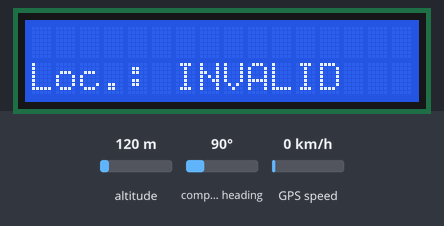
The sketch below on a simulated Arduino Mega 2560, built with avr-gcc and run on an emulated ATmega2560. On the bench: 16×2 character LCD. Inputs (shaded band) come from the test bench; at power-on: altitude 120 m, compass heading 90°, GPS speed 0 km/h. The GPS gets a fix after 3 s at 37.7749, -122.4194 with 8 satellites; what the sketch prints to the serial monitor is not drawn.

Above: at 1.2 s.
At 3.2 s:
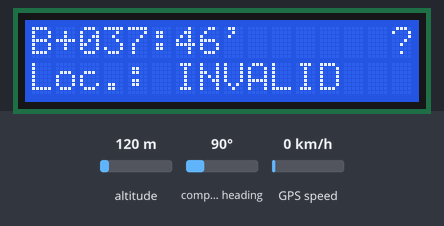

The sketch:

GPS-004.ino
```cpp
/*
   This sample sketch demonstrates the normal use of a TinyGPS++ (TinyGPSPlus) object.
   It requires the use of SoftwareSerial, and assumes that you have a
   9600-baud serial GPS device hooked up on pins 4(rx) and 3(tx).
   Alternatively: Serial1 (RX1+TX1, pin 18+19 on Mega/Due)
*/

#include <TinyGPS++.h>
#include <LiquidCrystal.h>

// initialize the library with the numbers of the interface pins
LiquidCrystal lcd(22, 23, 24, 25, 26, 27);

static const uint32_t GPSBaud = 9600;

// The TinyGPS++ object
TinyGPSPlus gps;


//=====================================================================================
double frac(double value) {
   return (value - (double)trunc(value) );
}
//=====================================================================================

#define d2r (M_PI / 180.0)

//calculate haversine distance for linear distance
double dist( double lat1, double lat2, double long1, double long2 )
{
    double dlong = (long2 - long1) * d2r;
    double dlat = (lat2 - lat1) * d2r;
    double a = pow(sin(dlat/2.0), 2) + cos(lat1*d2r) * cos(lat2*d2r) * pow(sin(dlong/2.0), 2);
    double c = 2 * atan2(sqrt(a), sqrt(1-a));
    double d = 6371 * c;

    return d;
}

//=====================================================================================

void GPSdisplayInfo()
{
  char sbuf[128];
  static   double   fLatt=0, fLong=0, fmin, fdecsec,
                    fLattold=0, fLongold=0, fLattmean, fLongmean, fdist=0, ETA=0.7;
  uint16_t decdeg, decmin,
           dday, dmonth, dyear,
           dhour, dmin, dsec, dcsec, nsat;

  if (gps.location.isValid())
  {
    fLattold = fLatt ;
    fLongold = fLong ;

    fLatt = (double)gps.location.lat();
    fLong = (double)gps.location.lng();

    fLattmean = ETA*fLatt + (1-ETA)*fLattold;  // Lowpass-Filter
    fLongmean = ETA*fLong + (1-ETA)*fLongold;

    fdist = dist ( fLattmean, fLattold, fLongmean, fLongold );

    sprintf(sbuf, "Lat:%+012.7f " , fLattmean );
    Serial.print(sbuf);   lcd.setCursor(0, 0);  lcd.print(sbuf);

    decdeg = (int)fLattmean;
    fmin   = ( fLattmean - (double)decdeg ) * 60;
    decmin = (int)(fmin);
    fdecsec= ( fmin - (double)decmin ) * 60 ;

    sprintf(sbuf, "B%+04d:%02d'%07.4f ", decdeg, decmin, fdecsec);
    Serial.print(sbuf); lcd.setCursor(0, 0);  lcd.print(sbuf);

    sprintf(sbuf, " Lng:%+012.7f ", fLongmean );
    Serial.print(sbuf);

    decdeg = (int)fLongmean;
    fmin   = ( fLongmean - (double)decdeg ) * 60;
    decmin = (int)(fmin);
    fdecsec= ( fmin - (double)decmin ) * 60 ;

    sprintf(sbuf, "L%+04d:%02d'%07.4f ", decdeg, decmin, fdecsec);
    Serial.print(sbuf); lcd.setCursor(0, 1);  //lcd.print(sbuf);

  }
  else  {
    Serial.print(F("Location:  INVALID  "));
    lcd.setCursor(0, 1);  lcd.print("Loc.: INVALID");
  }

  if (gps.date.isValid())
  {
    dday=gps.date.day();
    dmonth=gps.date.month();
    dyear=gps.date.year();
    sprintf(sbuf, "  Date: %02d/%02d/%04d", dday, dmonth, dyear);
    Serial.print(sbuf);
  }
  else  Serial.print(F("  Date:  INVALID  "));

  if (gps.time.isValid())
  {
    dhour=gps.time.hour();
    dmin= gps.time.minute();
    dsec= gps.time.second();
    dcsec=gps.time.centisecond();
    nsat =gps.satellites.value();
    sprintf(sbuf, "  Time: %02d:%02d:%02d,%03d Sat.=%02d ", dhour, dmin, dsec, dcsec, nsat);
    Serial.print(sbuf);
  }
  else Serial.print(F("  Time:  INVALID  "));

  if(fdist>=1.0) sprintf(sbuf, "~km=%9.4f:%2d ", fdist, nsat);
  else sprintf(sbuf, "~m = %7.2f:%2d ", fdist*1000, nsat);
  if ((fdist!=0.0)&&(fLattold!=0.0)) { Serial.print(sbuf); lcd.setCursor(0, 1);  lcd.print(sbuf); }

  Serial.println();
}

//=====================================================================================
//=====================================================================================

void setup()
{
  // setup Serial for USB-Monitor
  Serial.begin(115200);

  // setup Serial1 for GPS
  Serial1.begin(GPSBaud);

  // set up the LCD's number of columns and rows:
  lcd.begin(16, 2);  // init LCD 1602

  Serial.println(F("DeviceExample.ino"));
  Serial.println(F("A simple demonstration of TinyGPS++ with an attached GPS module"));
  Serial.print(F("Testing TinyGPS++ library v. "));
  Serial.println(TinyGPSPlus::libraryVersion());
  Serial.println(F("by Mikal Hart"));
  Serial.println();

  Serial.println("setup: GPS test....");
  delay(1000);

  while (Serial1.available() > 0)
    if (gps.encode(Serial1.read())) {
      GPSdisplayInfo();
      Serial.println("setup: GPS OK! ");
    }

  if (millis() > 5000 && gps.charsProcessed() < 10)
  {
    Serial.println(F("No GPS detected: check wiring."));
    while(true);
  }
  Serial.println("setup: done.");
  Serial.println();
}

//=====================================================================================

void loop()
{
  char sbuf[128];

  // This sketch displays information every time a new sentence is correctly encoded.
  while (Serial1.available() > 0)
    if (gps.encode(Serial1.read()))  GPSdisplayInfo();

  delay(10);
}

//=====================================================================================
//=====================================================================================
```

Measured:
- what the display in image 0 shows lasts 2.0 s, from 1.1 s to 3.1 s
